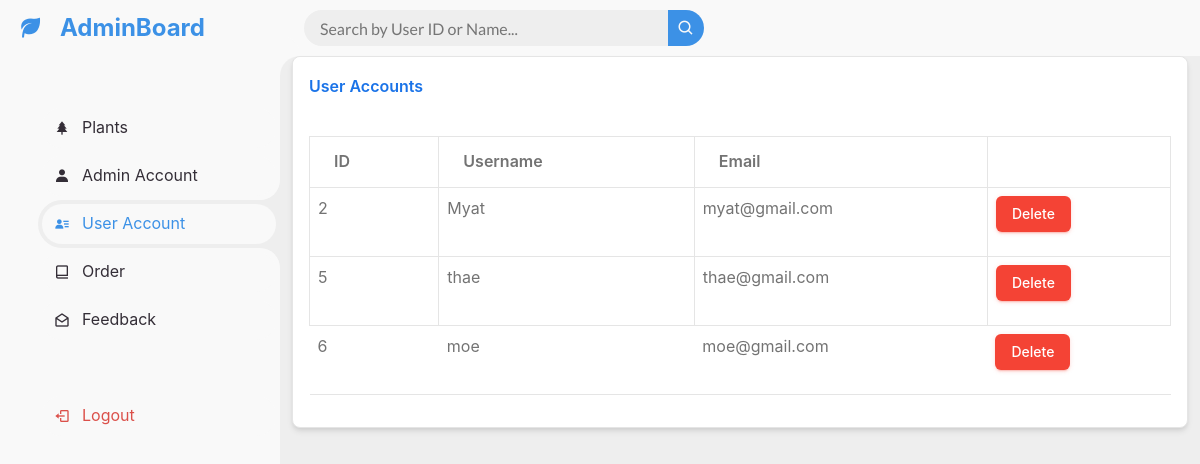
Page /admin/useraccount.php on the committed database.
### tables this page shows
CREATE TABLE `user` (
  `u_id` int(100) NOT NULL,
  `u_name` varchar(50) NOT NULL,
  `email` varchar(50) NOT NULL,
  `u_password` varchar(255) NOT NULL
);

### admin/useraccount.php (the view, shortened to what this page needs)
<?php
include('includes/header.php');
include('config/dbcon.php');
?>
<section id="sidebar">
    <a href="index.php" class="brand">
        <i class="bx bxs-leaf"></i>
        <span class="text">AdminBoard</span>
    </a>
    <ul class="side-menu top">
        <li>
            <a href="index.php">
                <i class='bx bxs-tree'></i>
                <span class="text">Plants</span>
            </a>
        </li>
        <li>
            <a href="account.php">
                <i class="bx bxs-user"></i>
                <span class="text">Admin Account</span>
            </a>
        </li>
        <li class="active">
            <a href="useraccount.php">
                <i class='bx bxs-user-detail'></i>
                <span class="text">User Account</span>
            </a>
        </li>
        <li>
            <a href="order.php">
                <i class='bx bx-book-alt'></i>
                <span class="text">Order</span>
            </a>
        </li>
        <li>
            <a href="feedback.php">
                <i class='bx bx-envelope-open'></i>
                <span class="text">Feedback</span>
            </a>
        </li>
    </ul>
    <ul class="side-menu">
        <li>
            <a href="logout.php" class="logout">
                <i class="bx bx-log-out"></i>
                <span class="text">Logout</span>
            </a>
        </li>
    </ul>
</section>
<section id="content">
    <nav>
        <form action="useraccount.php" method="GET">
            <div class="form-input">
                <input type="search" name="search" placeholder="Search by User ID or Name..." value="<?= isset($_GET['search']) ? htmlspecialchars($_GET['search']) : '' ?>" />
                <button type="submit" class="search-btn">
                    <i class="bx bx-search"></i>
                </button>
            </div>
        </form>
    </nav>
    <div class="container-fluid">
        <div class="card shadow mb-4">
            <div class="card-header py-3">
                <h6 class="m-0 font-weight-bold text-info">User Accounts</h6>
            </div>
            <div class="card-body">
                <div class="table-responsive">
                    <?php
                    $search_query = "";
                    $query = "SELECT * FROM user $search_query";
                    $query_run = mysqli_query($con, $query);
                    ?>
                    <table class="table table-bordered" id="dataTable" width="100%" cellspacing="0">
                        <thead>
                            <tr>
                                <th>ID</th>
                                <th>Username</th>
                                <th>Email</th>
                                <th></th>
                            </tr>
                        </thead>
                        <tbody>
                            <?php
                            if (mysqli_num_rows($query_run) > 0) {
                                while ($row = mysqli_fetch_assoc($query_run)) {
                            ?>
                                    <tr>
                                        <td><?php echo $row['u_id']; ?></td>
                                        <td><?php echo $row['u_name']; ?></td>
                                        <td><?php echo $row['email']; ?></td>
                                        <td>
                                            <button type="button" class="btn btn-danger delete-btn" data-id="<?php echo $row['u_id'] ?>">Delete</button>
                                        </td>
                                    </tr>
                            <?php
                                }
                            } else {
                                echo "<tr><td colspan='4'>No record found</td></tr>";
                            }
                            ?>
                        </tbody>
                    </table>
                </div>
            </div>
        </div>
    </div>
</section>
</body>
</html>

### admin/assets/css/style.css (style rules this page uses)
* { margin: 0; padding: 0; box-sizing: border-box; }
* { text-decoration: none; }
li { list-style: none; }
:root { --poppins: "Poppins", sans-serif; --lato: "Lato", sans-serif; --light: #f9f9f9; --blue: #3c91e6; --light-blue: #cfe8ff; --grey: #eee; --dark-grey: #aaaaaa; --dark: #342e37; --red: #db504a; --yellow: #ffce26; --light-yellow: #fff2c6; --orange: #fd7238; --light-orange: #ffe0d3; }
body { background: var(--grey); }
#sidebar { position: fixed; top: 0; left: 0; width: 280px; height: 100%; background: var(--light); z-index: 1000; transition: 0.3s ease; overflow-x: hidden; }
#sidebar .brand { font-size: 24px; font-weight: 700; height: 56px; display: flex; align-items: center; color: var(--blue); }
#sidebar .brand .bx { min-width: 60px; display: flex; justify-content: center; }
#sidebar .side-menu { width: 100%; margin-top: 48px; }
#sidebar .side-menu li { height: 48px; background: transparent; margin-left: 6px; border-radius: 48px 0 0 48px; padding: 4px; }
#sidebar .side-menu li.active { background: var(--grey); position: relative; }
#sidebar .side-menu li.active::before { content: ""; position: absolute; width: 40px; height: 40px; border-radius: 50%; top: -40px; right: 0; box-shadow: 20px 20px 0 var(--grey); z-index: -1; }
#sidebar .side-menu li.active::after { content: ""; position: absolute; width: 40px; height: 40px; border-radius: 50%; bottom: -40px; right: 0; box-shadow: 20px -20px 0 var(--grey); z-index: -1; }
#sidebar .side-menu li a { width: 100%; height: 100%; background: var(--light); display: flex; align-items: center; border-radius: 48px; font-size: 16px; color: var(--dark); white-space: nowrap; overflow: hidden; }
#sidebar .side-menu li.active a { color: var(--blue); }
#sidebar .side-menu li a.logout { color: var(--red); }
#sidebar .side-menu li a .bx { min-width: calc(60px - ((4px + 6px) * 2)); display: flex; justify-content: center; }
#content { position: relative; width: calc(100% - 280px); left: 280px; transition: 0.3s ease; }
#content nav { height: 56px; background: var(--light); padding: 0 24px; display: flex; align-items: center; grid-gap: 24px; font-family: var(--lato); position: relative; }
#content nav::before { content: ""; position: absolute; width: 40px; height: 40px; bottom: -40px; left: 0; border-radius: 50%; box-shadow: -20px -20px 0 var(--light); }
#content nav form { max-width: 400px; width: 100%; margin-right: auto; }
#content nav form .form-input { display: flex; align-items: center; height: 36px; }
#content nav form .form-input input { flex-grow: 1; padding: 0 16px; height: 100%; border: none; background: var(--grey); border-radius: 36px 0 0 36px; outline: none; }
#content nav form .form-input button { width: 36px; height: 100%; display: flex; justify-content: center; align-items: center; background: var(--blue); color: var(--light); font-size: 18px; border: none; outline: none; border-radius: 0 36px 36px 0; cursor: pointer; }
.card-header { margin-bottom: 5px; }

### rows in the picture
user: u_id "2", u_name "Myat", email "myat@gmail.com"
user: u_id "5", u_name "thae", email "thae@gmail.com"
user: u_id "6", u_name "moe", email "moe@gmail.com"
